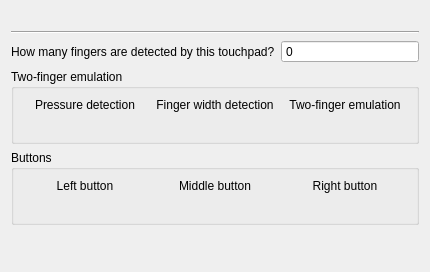
<?xml version="1.0" encoding="UTF-8"?>
<ui version="4.0">
 <author>Sebastian Wiesner</author>
 <class>TouchpadInformationWidget</class>
 <widget class="QWidget" name="TouchpadInformationWidget">
  <property name="geometry">
   <rect>
    <x>0</x>
    <y>0</y>
    <width>430</width>
    <height>272</height>
   </rect>
  </property>
  <property name="windowTitle">
   <string comment="@title:window">Touchpad information</string>
  </property>
  <layout class="QVBoxLayout" name="verticalLayout">
   <item>
    <widget class="QLabel" name="nameLabel">
     <property name="textFormat">
      <enum>Qt::RichText</enum>
     </property>
     <property name="alignment">
      <set>Qt::AlignCenter</set>
     </property>
    </widget>
   </item>
   <item>
    <widget class="Line" name="line">
     <property name="orientation">
      <enum>Qt::Horizontal</enum>
     </property>
    </widget>
   </item>
   <item>
    <layout class="QFormLayout" name="formLayout">
     <item row="0" column="0">
      <widget class="QLabel" name="label">
       <property name="text">
        <string comment="@label:spinbox">How many fingers are detected by this touchpad?</string>
       </property>
       <property name="buddy">
        <cstring>fingerDetection</cstring>
       </property>
      </widget>
     </item>
     <item row="0" column="1">
      <widget class="QSpinBox" name="fingerDetection">
       <property name="readOnly">
        <bool>true</bool>
       </property>
       <property name="buttonSymbols">
        <enum>QAbstractSpinBox::NoButtons</enum>
       </property>
      </widget>
     </item>
    </layout>
   </item>
   <item>
    <widget class="QGroupBox" name="groupBox_2">
     <property name="title">
      <string>Two-finger emulation</string>
     </property>
     <layout class="QGridLayout" name="gridLayout_3">
      <item row="0" column="0">
       <widget class="QLabel" name="pressureLabel">
        <property name="text">
         <string comment="@label touchpad information detection of pressure of a touch">Pressure detection</string>
        </property>
        <property name="alignment">
         <set>Qt::AlignCenter</set>
        </property>
       </widget>
      </item>
      <item row="0" column="1">
       <widget class="QLabel" name="widthLabel">
        <property name="text">
         <string comment="@label touchpad information detection of finger width">Finger width detection</string>
        </property>
        <property name="alignment">
         <set>Qt::AlignCenter</set>
        </property>
       </widget>
      </item>
      <item row="0" column="2">
       <widget class="QLabel" name="emulationLabel">
        <property name="text">
         <string comment="@label touchpad information two-finger emulation supported">Two-finger emulation</string>
        </property>
        <property name="alignment">
         <set>Qt::AlignCenter</set>
        </property>
       </widget>
      </item>
      <item row="1" column="0">
       <widget class="QLabel" name="pressureDetection">
        <property name="text">
         <string/>
        </property>
        <property name="alignment">
         <set>Qt::AlignCenter</set>
        </property>
       </widget>
      </item>
      <item row="1" column="1">
       <widget class="QLabel" name="fingerWidthDetection">
        <property name="text">
         <string/>
        </property>
        <property name="alignment">
         <set>Qt::AlignCenter</set>
        </property>
       </widget>
      </item>
      <item row="1" column="2">
       <widget class="QLabel" name="twoFingerEmulation">
        <property name="text">
         <string/>
        </property>
        <property name="alignment">
         <set>Qt::AlignCenter</set>
        </property>
       </widget>
      </item>
     </layout>
    </widget>
   </item>
   <item>
    <widget class="QGroupBox" name="groupBox">
     <property name="title">
      <string comment="@title:group touchpad information mouse button support">Buttons</string>
     </property>
     <layout class="QGridLayout" name="gridLayout">
      <item row="0" column="0">
       <widget class="QLabel" name="leftLabel">
        <property name="text">
         <string comment="@label touchpad information mouse button">Left button</string>
        </property>
        <property name="alignment">
         <set>Qt::AlignCenter</set>
        </property>
       </widget>
      </item>
      <item row="0" column="1">
       <widget class="QLabel" name="middleLabel">
        <property name="text">
         <string comment="@label touchpad information mouse button">Middle button</string>
        </property>
        <property name="alignment">
         <set>Qt::AlignCenter</set>
        </property>
       </widget>
      </item>
      <item row="0" column="2">
       <widget class="QLabel" name="rightLabel">
        <property name="text">
         <string comment="@label touchpad information mouse button">Right button</string>
        </property>
        <property name="alignment">
         <set>Qt::AlignCenter</set>
        </property>
       </widget>
      </item>
      <item row="1" column="0">
       <widget class="QLabel" name="leftButton">
        <property name="text">
         <string/>
        </property>
        <property name="alignment">
         <set>Qt::AlignCenter</set>
        </property>
       </widget>
      </item>
      <item row="1" column="1">
       <widget class="QLabel" name="middleButton">
        <property name="text">
         <string/>
        </property>
        <property name="alignment">
         <set>Qt::AlignCenter</set>
        </property>
       </widget>
      </item>
      <item row="1" column="2">
       <widget class="QLabel" name="rightButton">
        <property name="text">
         <string/>
        </property>
        <property name="alignment">
         <set>Qt::AlignCenter</set>
        </property>
       </widget>
      </item>
     </layout>
    </widget>
   </item>
   <item>
    <spacer name="verticalSpacer">
     <property name="orientation">
      <enum>Qt::Vertical</enum>
     </property>
     <property name="sizeHint" stdset="0">
      <size>
       <width>20</width>
       <height>40</height>
      </size>
     </property>
    </spacer>
   </item>
  </layout>
 </widget>
 <resources/>
 <connections/>
</ui>
